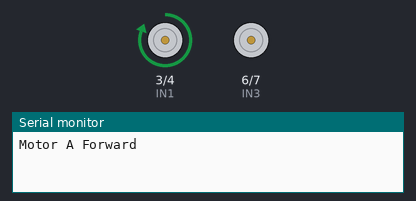
A sketch run on a simulated Arduino Uno, built with avr-gcc and run on an emulated ATmega328P. Parts: motor-driver pin pairs drawn as motors (green arrow = first pin HIGH = forward, orange = second pin HIGH = backward, longer = more drive, scaled by the enable pin), the last lines printed to the serial monitor.

Above: at 0.5 s.
At 1.5 s:
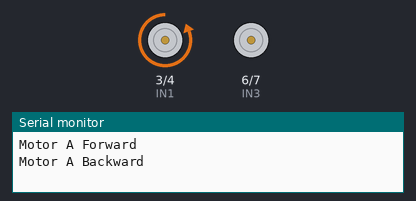
At 3.5 s:
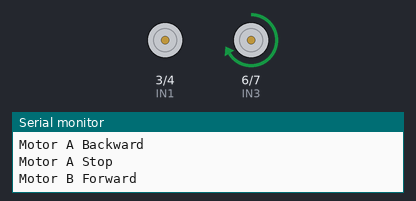
At 5.5 s:
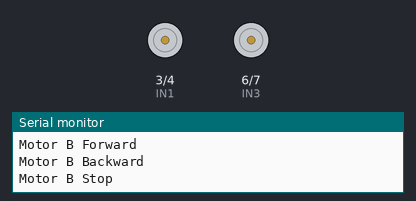
Timing chart, 0 to 7.8 s (numbered marks = the images above):
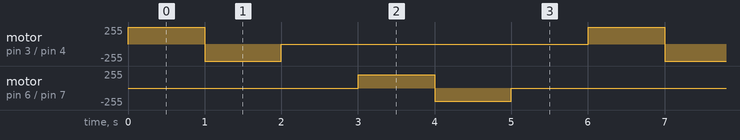

Measured:
- by itself, motor on pin 3 (IN1) / pin 4 (IN2): repeats every 6.0 s: backward 255/255 1.0 s, stopped 4.0 s, forward 255/255 1.0 s
- by itself, motor on pin 6 (IN3) / pin 7 (IN4): repeats every 6.0 s: backward 200/255 1.0 s, stopped 4.0 s, forward 200/255 1.0 s

The sketch:

motordriver.ino
```cpp
#define ENA 2    // Motor A enable pin
#define IN1 3    // Motor A direction pin 1
#define IN2 4    // Motor A direction pin 2
#define ENB 5    // Motor B enable pin
#define IN3 6   // Motor B direction pin 1
#define IN4 7   // Motor B direction pin 2

void setup() {
  pinMode(ENA, OUTPUT);
  pinMode(IN1, OUTPUT);
  pinMode(IN2, OUTPUT);
  pinMode(ENB, OUTPUT);
  pinMode(IN3, OUTPUT);
  pinMode(IN4, OUTPUT);

  Serial.begin(9600);
}

void loop() {
  // Motor A forward
  digitalWrite(IN1, HIGH);
  digitalWrite(IN2, LOW);
  analogWrite(ENA, 200); // Set speed (0-255)
  Serial.println("Motor A Forward");
  delay(1000);

  // Motor A backward
  digitalWrite(IN1, LOW);
  digitalWrite(IN2, HIGH);
  analogWrite(ENA, 200); // Set speed (0-255)
  Serial.println("Motor A Backward");
  delay(1000);

  // Motor A stop
  analogWrite(ENA, 0);
  Serial.println("Motor A Stop");
  delay(1000);

  // Motor B forward
  digitalWrite(IN3, HIGH);
  digitalWrite(IN4, LOW);
  analogWrite(ENB, 200); // Set speed (0-255)
  Serial.println("Motor B Forward");
  delay(1000);

  // Motor B backward
  digitalWrite(IN3, LOW);
  digitalWrite(IN4, HIGH);
  analogWrite(ENB, 200); // Set speed (0-255)
  Serial.println("Motor B Backward");
  delay(1000);

  // Motor B stop
  analogWrite(ENB, 0);
  Serial.println("Motor B Stop");
  delay(1000);
}
```
